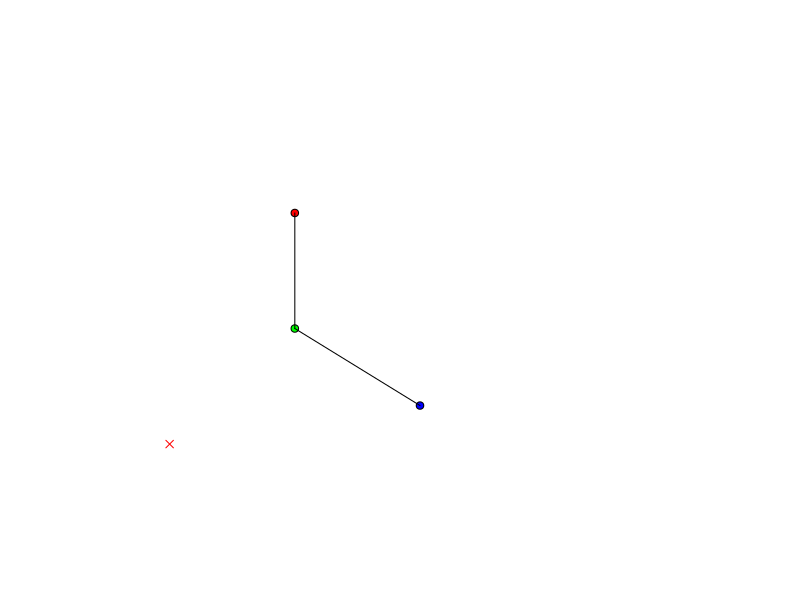

The R script that drew this image:

plotgraph <- function(bigdataboi,axbool = FALSE, dotsize = 1) {
  #split data
  xinf <- bigdataboi[which(bigdataboi$status=='I'),]$x
  yinf <- bigdataboi[which(bigdataboi$status=='I'),]$y
  xsus <- bigdataboi[which(bigdataboi$status=='S'),]$x
  ysus <- bigdataboi[which(bigdataboi$status=='S'),]$y
  xrec <- bigdataboi[which(bigdataboi$status=='R'),]$x
  yrec <- bigdataboi[which(bigdataboi$status=='R'),]$y
  xded <- bigdataboi[which(bigdataboi$status=='D'),]$x
  yded <- bigdataboi[which(bigdataboi$status=='D'),]$y
  #plot data separately per color
  plot(xinf,yinf, pch = 21, col = "black", cex = dotsize, bg = 'red', xlim = c(0,10), ylim = c(0,10),axes=axbool,xlab='',ylab='')
  par(new=TRUE)
  plot(xsus,ysus, pch = 21, col = "black", cex = dotsize, bg = 'blue', xlim = c(0,10), ylim = c(0,10),axes=axbool,xlab='',ylab='')
  par(new=TRUE)
  plot(xrec,yrec, pch = 21, col = 'black', cex = dotsize, bg = "green", xlim = c(0,10), ylim = c(0,10),axes=axbool,xlab='',ylab='')
  par(new=TRUE)
  plot(xded,yded, pch = 4, col = 'red', cex = dotsize, xlab='',ylab='',axes=FALSE, xlim = c(0,10), ylim = c(0,10))
  #connect contacting points
  segments(3,4,c(3,5),c(7,2))
}


bigdataboi <- data.frame(x = c(1,3,5,3), y = c(1,7,2,4), W = c(0.1,0.5,0.2,0), status=c('D','I','S','R'))

plotgraph(bigdataboi, FALSE)